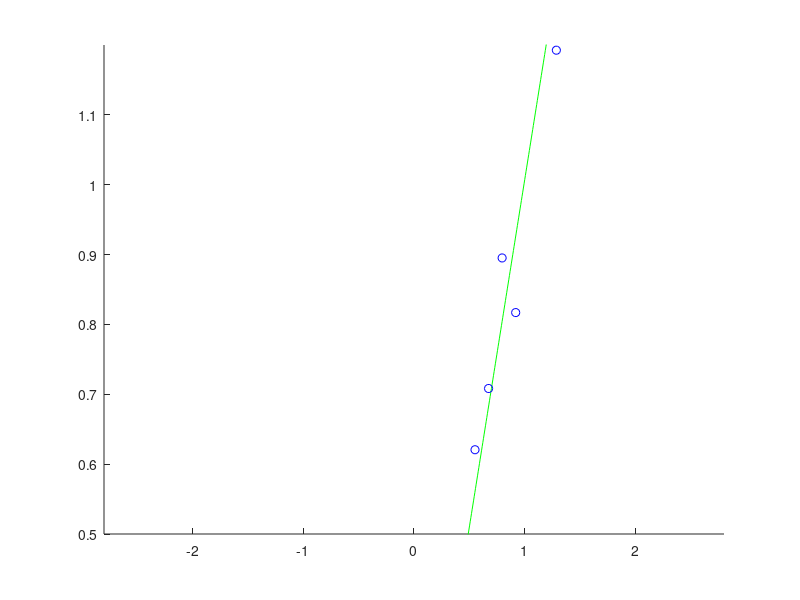

Write MATLAB code to recreate this figure.
clc,clear,close all;
%对线性模型fe(x)=θ1 + θ2*x进行Huber损失最小学习

n=50;N=1000;x=linspace(-3,3,n)';X=linspace(-3,3,N)';

y=x+0.2*randn(n,1);y(n)=-4;

% %当误差小于某个阈值e
% 时，使用平方误差：L(r)=r2
% 。
% Huber损失函数的数学表达式为：
%L(r)=r2e∣r∣−2e2 if∣r∣<e ，e*|r|- (e^2)/2 if ∣r∣≥e
% 当误差大于等于e
% 时，使用绝对误差：L(r)=e∣r∣−2e2
% 
% 残差r=f(x)-y
p(:,1)=ones(n,1);p(:,2)=x;t0=p\y;e=1;
for o =1:1000
    % 计算残差r和权重w,w=1 if∣r∣<η ,η/|r| if∣r∣>η
    r=abs(p*t0-y);
    w=ones(n,1);
     % 如果残差大于阈值e，则调整权重
    w(r>e)=e./r(r>e);
     % 更新模型参数t,t=(pT*w*p)^-1 *pT*w*y
    t=(p'*(repmat(w,1,2).*p))\(p'*(w.*y));
    if norm(t-t0)<0.001,break,end
    t0=t;
end

P(:,1)=ones(N,1);
P(:,2)=X;
F=P*t;
figure(1);clf;hold on;axis([-2.8 2.8 0.5 1.2]);
plot(X,F,'g-');
plot(x,y,'bo');
